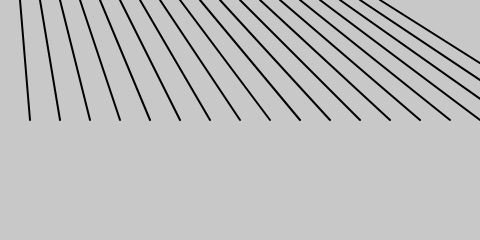
Frame 1 (no input)
Frame 60 (no input): identical to frame 1, image omitted
Frame 120 (the mouse pressed at the canvas centre since frame 60): identical to frame 1, image omitted

The p5.js sketch that drew this single still picture (run headless with seeded random() and noise() and a simulated clock; from frame 60 on, the mouse is pressed at the canvas centre):

// p5.js sketch
// ── sketch.js
// Getting Started with p5.js
// Lauren McCarthy, Casey Reas, Ben Fry

function setup() {
  createCanvas(480, 240);
  strokeWeight(2);
}

function draw() {
  background(200);
  for (var i = 20; i < 400; i += 20) {
    line(i, 0, 1.5*i, 120);
  }
}
